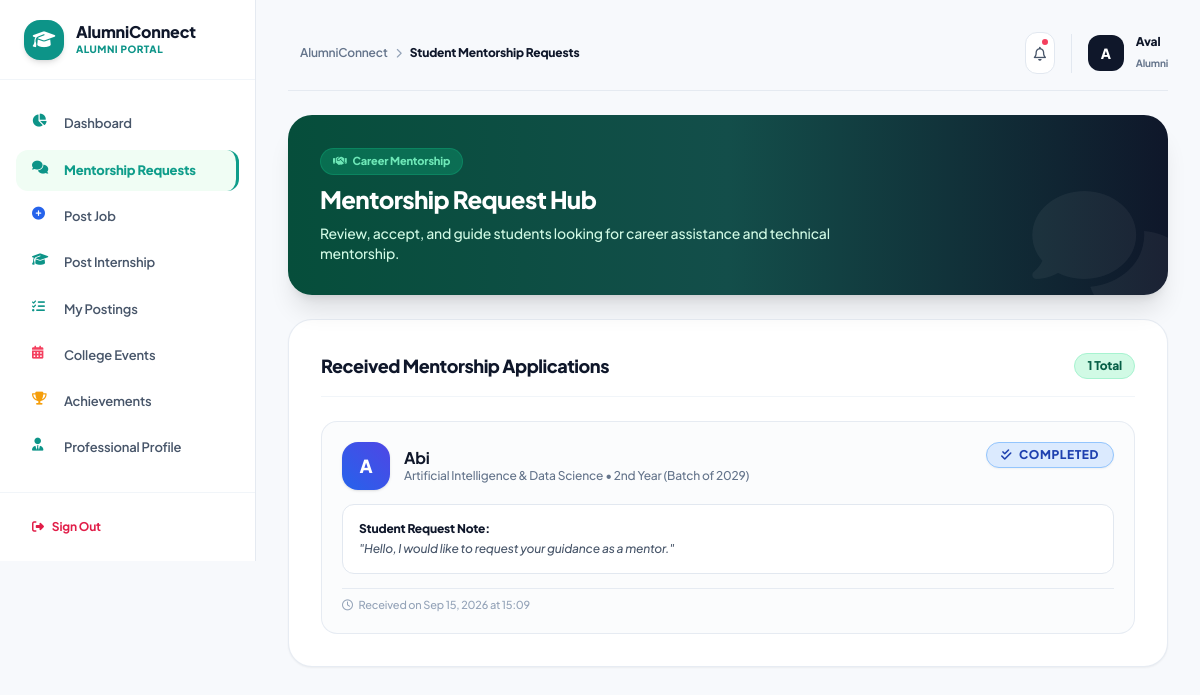
/alumni/mentorship-requests (signed in), run on the app's committed database.
### models/user.py (models this page shows, shortened)
class User(UserMixin, db.Model):
    __tablename__ = 'users'
    id = db.Column(db.Integer, primary_key=True)
    name = db.Column(db.String(100), nullable=False)
    email = db.Column(db.String(120), unique=True, nullable=False, index=True)
    password_hash = db.Column(db.String(255), nullable=False)
    role = db.Column(db.String(20), nullable=False, default='student')  # student, alumni, admin
    created_at = db.Column(db.DateTime, default=datetime.utcnow)
    is_active = db.Column(db.Boolean, default=True)
    student_profile = db.relationship('StudentProfile', backref='user', uselist=False, cascade="all, delete-orphan")
    alumni_profile = db.relationship('AlumniProfile', backref='user', uselist=False, cascade="all, delete-orphan")
    notifications = db.relationship('Notification', backref='user', cascade="all, delete-orphan")
    event_registrations = db.relationship('EventRegistration', backref='user', cascade="all, delete-orphan")

### models/mentorship.py (models this page shows, shortened)
class MentorshipRequest(db.Model):
    __tablename__ = 'mentorship_requests'
    id = db.Column(db.Integer, primary_key=True)
    student_id = db.Column(db.Integer, db.ForeignKey('users.id'), nullable=False)
    alumni_id = db.Column(db.Integer, db.ForeignKey('users.id'), nullable=False)
    message = db.Column(db.Text, nullable=False)
    status = db.Column(db.String(20), default='Pending')  # Pending, Accepted, Rejected, Completed
    created_at = db.Column(db.DateTime, default=datetime.utcnow)
    responded_at = db.Column(db.DateTime, nullable=True)
    student = db.relationship('User', foreign_keys=[student_id], backref='sent_mentorship_requests')
    alumni = db.relationship('User', foreign_keys=[alumni_id], backref='received_mentorship_requests')

### models/student.py (models this page shows, shortened)
class StudentProfile(db.Model):
    __tablename__ = 'student_profiles'
    id = db.Column(db.Integer, primary_key=True)
    user_id = db.Column(db.Integer, db.ForeignKey('users.id'), nullable=False, unique=True)
    register_number = db.Column(db.String(50), nullable=True)
    department = db.Column(db.String(100), nullable=False)
    year = db.Column(db.String(20), nullable=False)  # 1st Year, 2nd Year, 3rd Year, 4th Year
    graduation_year = db.Column(db.Integer, nullable=False)
    skills = db.Column(db.Text, nullable=True)  # Comma-separated or text
    interests = db.Column(db.Text, nullable=True)
    career_goal = db.Column(db.String(255), nullable=True)
    preferred_industry = db.Column(db.String(100), nullable=True)
    location = db.Column(db.String(100), nullable=True)

### routes/alumni.py (the view)
@alumni_bp.route('/mentorship-requests')
@login_required
@role_required('alumni')
def mentorship_requests():
    requests_list = MentorshipRequest.query.filter_by(alumni_id=current_user.id).order_by(MentorshipRequest.created_at.desc()).all()
    return render_template('alumni/mentorship_requests.html', requests=requests_list)

### templates/alumni/mentorship_requests.html (shortened to what this page needs)
{% extends 'base.html' %}
{% block header_title %}Student Mentorship Requests{% endblock %}
{% block content %}
<div class="space-y-6">
    <div class="bg-gradient-to-r from-emerald-900 via-teal-900 to-slate-900 rounded-3xl p-6 sm:p-8 text-white shadow-xl flex flex-col sm:flex-row items-start sm:items-center justify-between gap-4 relative overflow-hidden">
        <div class="space-y-2 z-10">
            <div class="inline-flex items-center space-x-1.5 bg-emerald-500/30 text-emerald-300 text-[11px] font-extrabold px-3 py-1 rounded-full border border-emerald-500/30">
                <i class="fa-solid fa-handshake"></i>
                <span>Career Mentorship</span>
            </div>
            <h2 class="text-xl sm:text-2xl font-extrabold tracking-tight">Mentorship Request Hub</h2>
            <p class="text-xs sm:text-sm text-emerald-100 font-medium max-w-xl">Review, accept, and guide students looking for career assistance and technical mentorship.</p>
        </div>
        <div class="absolute -right-6 -bottom-6 text-white/5 text-9xl font-black pointer-events-none">
            <i class="fa-solid fa-comments"></i>
        </div>
    </div>
    <div class="bg-white rounded-3xl border border-slate-200/80 p-6 sm:p-8 shadow-sm space-y-6">
        <div class="border-b pb-4 border-slate-100 flex items-center justify-between">
            <h3 class="text-lg font-extrabold text-slate-900 tracking-tight">Received Mentorship Applications</h3>
            <span class="px-3 py-1 bg-emerald-100 text-emerald-800 text-xs font-extrabold rounded-full border border-emerald-200">{{ requests|length }} Total</span>
        </div>
        <div class="space-y-4">
            {% for req in requests %}
            <div class="p-5 rounded-2xl border border-slate-200/80 bg-slate-50/50 space-y-3.5 hover-lift transition-all">
                <div class="flex items-start justify-between flex-wrap gap-2">
                    <div class="flex items-center space-x-3.5">
                        <div class="w-12 h-12 rounded-2xl bg-gradient-to-tr from-blue-600 to-indigo-600 text-white font-black text-lg flex items-center justify-center shadow shrink-0">
                            {{ req.student.name[0]|upper }}
                        </div>
                        <div>
                            <h4 class="font-bold text-slate-900 text-base leading-tight">{{ req.student.name }}</h4>
                            <p class="text-xs text-slate-500 font-medium">
                                {{ req.student.student_profile.department }} • {{ req.student.student_profile.year }} (Batch of {{ req.student.student_profile.graduation_year }})
                            </p>
                        </div>
                    </div>
                    <span class="px-3.5 py-1 rounded-full text-xs font-black uppercase tracking-wider shadow-sm
                        {% if req.status == 'Accepted' %} bg-emerald-100 text-emerald-800 border border-emerald-300
                        {% elif req.status == 'Rejected' %} bg-rose-100 text-rose-800 border border-rose-300
                        {% elif req.status == 'Completed' %} bg-blue-100 text-blue-800 border border-blue-300
                        {% else %} bg-amber-100 text-amber-800 border border-amber-300 {% endif %}">
                        <i class="fa-solid {% if req.status == 'Accepted' %}fa-circle-check{% elif req.status == 'Rejected' %}fa-circle-xmark{% elif req.status == 'Completed' %}fa-check-double{% else %}fa-clock{% endif %} mr-1"></i>
                        {{ req.status }}
                    </span>
                </div>
                <div class="p-4 bg-white rounded-xl border border-slate-200 text-xs text-slate-700 space-y-1 font-medium">
                    <strong class="text-slate-900 block font-extrabold">Student Request Note:</strong>
                    <p class="italic text-slate-600">"{{ req.message }}"</p>
                </div>
                <div class="flex items-center justify-between pt-2 border-t border-slate-200/80 flex-wrap gap-2">
                    <span class="text-[11px] text-slate-400 font-medium"><i class="fa-regular fa-clock mr-1"></i> Received on {{ req.created_at.strftime('%b %d, %Y at %H:%M') }}</span>
                </div>
            </div>
            {% endfor %}
        </div>
    </div>
</div>
{% endblock %}

### templates/base.html (shortened to what this page needs)
<!DOCTYPE html>
<html lang="en" class="h-full">
<head>
  <script src="https://cdn.tailwindcss.com"></script>
  <link rel="stylesheet" href="https://cdnjs.cloudflare.com/ajax/libs/font-awesome/6.5.1/css/all.min.css">
  <link rel="stylesheet" href="{{ url_for('static', filename='css/style.css') }}">
</head>
<body class="bg-[#F7F9FC] text-slate-900 font-sans min-h-full flex flex-col antialiased selection:bg-blue-100 selection:text-blue-900">
  {% if current_user.is_authenticated %}
  <div class="min-h-screen flex flex-col md:flex-row">
    <aside id="mobile-sidebar" class="fixed md:static top-0 left-0 z-50 h-full w-64 bg-white border-r border-[#E5EAF1] flex flex-col transition-transform duration-300 -translate-x-full md:translate-x-0 shrink-0">
      <div class="h-20 px-6 border-b border-slate-100 flex items-center justify-between">
        <a href="{{ url_for('auth.index') }}" class="flex items-center space-x-3">
          <div class="w-10 h-10 rounded-2xl {% if current_user.role == 'student' %}bg-blue-600{% elif current_user.role == 'alumni' %}bg-teal-600{% else %}bg-purple-600{% endif %} text-white flex items-center justify-center font-extrabold text-lg shadow-md">
            <i class="fa-solid fa-graduation-cap"></i>
          </div>
          <div>
            <span class="text-base font-extrabold text-slate-900 block leading-tight">AlumniConnect</span>
            <span class="text-[10px] font-extrabold uppercase tracking-wider block {% if current_user.role == 'student' %}text-blue-600{% elif current_user.role == 'alumni' %}text-teal-600{% else %}text-purple-600{% endif %}">
              {{ current_user.role.upper() }} PORTAL
            </span>
          </div>
        </a>
      </div>
      <nav class="flex-1 overflow-y-auto px-4 py-6 space-y-1.5">
        {% if current_user.role == 'student' %}
          <a href="{{ url_for('student.dashboard') }}" class="nav-link {% if request.endpoint == 'student.dashboard' %}active-student{% endif %}">
            <i class="fa-solid fa-chart-pie w-5 text-blue-600"></i>
            <span>Dashboard</span>
          </a>
          <a href="{{ url_for('student.recommended_mentors') }}" class="nav-link {% if request.endpoint == 'student.recommended_mentors' %}active-student{% endif %}">
            <i class="fa-solid fa-wand-magic-sparkles w-5 text-amber-500"></i>
            <span>Recommended Mentors</span>
          </a>
          <a href="{{ url_for('student.alumni_directory') }}" class="nav-link {% if request.endpoint == 'student.alumni_directory' %}active-student{% endif %}">
            <i class="fa-solid fa-address-book w-5 text-blue-600"></i>
            <span>Alumni Directory</span>
          </a>
          <a href="{{ url_for('student.mentorship_requests') }}" class="nav-link {% if request.endpoint == 'student.mentorship_requests' %}active-student{% endif %}">
            <i class="fa-solid fa-comments w-5 text-blue-600"></i>
            <span>Mentorship Requests</span>
          </a>
          <a href="{{ url_for('student.jobs') }}" class="nav-link {% if request.endpoint == 'student.jobs' %}active-student{% endif %}">
            <i class="fa-solid fa-briefcase w-5 text-blue-600"></i>
            <span>Jobs Board</span>
          </a>
          <a href="{{ url_for('student.internships') }}" class="nav-link {% if request.endpoint == 'student.internships' %}active-student{% endif %}">
            <i class="fa-solid fa-laptop-code w-5 text-teal-600"></i>
            <span>Internships</span>
          </a>
          <a href="{{ url_for('student.events') }}" class="nav-link {% if request.endpoint == 'student.events' %}active-student{% endif %}">
            <i class="fa-solid fa-calendar-days w-5 text-rose-500"></i>
            <span>Events & Workshops</span>
          </a>
          <a href="{{ url_for('student.announcements') }}" class="nav-link {% if request.endpoint == 'student.announcements' %}active-student{% endif %}">
            <i class="fa-solid fa-bullhorn w-5 text-purple-600"></i>
            <span>Announcements</span>
          </a>
          <a href="{{ url_for('student.notifications') }}" class="nav-link {% if request.endpoint == 'student.notifications' %}active-student{% endif %}">
            <i class="fa-solid fa-bell w-5 text-amber-500"></i>
            <span>Notifications</span>
          </a>
          <a href="{{ url_for('student.profile') }}" class="nav-link {% if request.endpoint == 'student.profile' %}active-student{% endif %}">
            <i class="fa-solid fa-user w-5 text-blue-600"></i>
            <span>My Profile</span>
          </a>
        {% elif current_user.role == 'alumni' %}
          <a href="{{ url_for('alumni.dashboard') }}" class="nav-link {% if request.endpoint == 'alumni.dashboard' %}active-alumni{% endif %}">
            <i class="fa-solid fa-chart-pie w-5 text-teal-600"></i>
            <span>Dashboard</span>
          </a>
          <a href="{{ url_for('alumni.mentorship_requests') }}" class="nav-link {% if request.endpoint == 'alumni.mentorship_requests' %}active-alumni{% endif %}">
            <i class="fa-solid fa-comments w-5 text-teal-600"></i>
            <span>Mentorship Requests</span>
          </a>
          <a href="{{ url_for('alumni.post_job') }}" class="nav-link {% if request.endpoint == 'alumni.post_job' %}active-alumni{% endif %}">
            <i class="fa-solid fa-plus-circle w-5 text-blue-600"></i>
            <span>Post Job</span>
          </a>
          <a href="{{ url_for('alumni.post_internship') }}" class="nav-link {% if request.endpoint == 'alumni.post_internship' %}active-alumni{% endif %}">
            <i class="fa-solid fa-graduation-cap w-5 text-teal-600"></i>
            <span>Post Internship</span>
          </a>
          <a href="{{ url_for('alumni.my_posts') }}" class="nav-link {% if request.endpoint == 'alumni.my_posts' %}active-alumni{% endif %}">
            <i class="fa-solid fa-list-check w-5 text-teal-600"></i>
            <span>My Postings</span>
          </a>
          <a href="{{ url_for('alumni.events') }}" class="nav-link {% if request.endpoint == 'alumni.events' %}active-alumni{% endif %}">
            <i class="fa-solid fa-calendar-days w-5 text-rose-500"></i>
            <span>College Events</span>
          </a>
          <a href="{{ url_for('alumni.achievements') }}" class="nav-link {% if request.endpoint == 'alumni.achievements' %}active-alumni{% endif %}">
            <i class="fa-solid fa-trophy w-5 text-amber-500"></i>
            <span>Achievements</span>
          </a>
          <a href="{{ url_for('alumni.profile') }}" class="nav-link {% if request.endpoint == 'alumni.profile' %}active-alumni{% endif %}">
            <i class="fa-solid fa-user-tie w-5 text-teal-600"></i>
            <span>Professional Profile</span>
          </a>
        {% endif %}
      </nav>
      <div class="p-4 border-t border-slate-100">
        <a href="{{ url_for('auth.logout') }}" class="flex items-center space-x-2 px-4 py-2.5 text-xs font-bold text-rose-600 hover:bg-rose-50 rounded-xl transition-all">
          <i class="fa-solid fa-right-from-bracket"></i>
          <span>Sign Out</span>
        </a>
      </div>
    </aside>
    <main class="flex-1 p-6 sm:p-8 space-y-6 overflow-y-auto">
      <header class="flex items-center justify-between pb-4 border-b border-[#E5EAF1]">
        <div class="flex items-center space-x-3">
          <div class="text-xs font-semibold text-slate-500 flex items-center space-x-2">
            <span>AlumniConnect</span>
            <i class="fa-solid fa-chevron-right text-[10px] text-slate-400"></i>
            <span class="text-slate-900 font-extrabold capitalize">{% block header_title %}Portal Center{% endblock %}</span>
          </div>
        </div>
        <div class="flex items-center space-x-4">
          <a href="{% if current_user.role == 'student' %}{{ url_for('student.notifications') }}{% else %}#{% endif %}" class="relative p-2 rounded-xl bg-white border border-slate-200 text-slate-600 hover:bg-slate-50 transition-colors">
            <i class="fa-regular fa-bell text-sm"></i>
            {% if unread_notif_count > 0 %}
            <span class="absolute top-1 right-1 w-2.5 h-2.5 rounded-full bg-rose-500 border-2 border-white"></span>
            {% endif %}
          </a>
          <div class="flex items-center space-x-3 border-l border-slate-200 pl-4">
            <div class="w-9 h-9 rounded-xl bg-slate-900 text-white font-black flex items-center justify-center text-sm shadow-xs">
              {{ current_user.name[0]|upper }}
            </div>
            <div class="hidden sm:block">
              <span class="font-extrabold text-slate-900 text-xs block leading-tight">{{ current_user.name }}</span>
              <span class="text-[10px] font-bold text-slate-500 capitalize">{{ current_user.role }}</span>
            </div>
          </div>
        </div>
      </header>
      {% block content %}{% endblock %}
    </main>
  </div>
  {% endif %}
</body>
</html>

### data on the page
User: role "ALUMNI", name "A", name "Aval", role "Alumni"
MentorshipRequest: student "A", student.name "Abi", student.student_profile.department "Artificial Intelligence & Data Science", student.student_profile.year "2nd Year", student.student_profile.graduation_year "2029", status "COMPLETED", message "Hello, I would like to request your guidance as a mentor.", created_at "Sep 15, 2026 at 15:09"

### other printed values
{{ requests|length }} "1"
